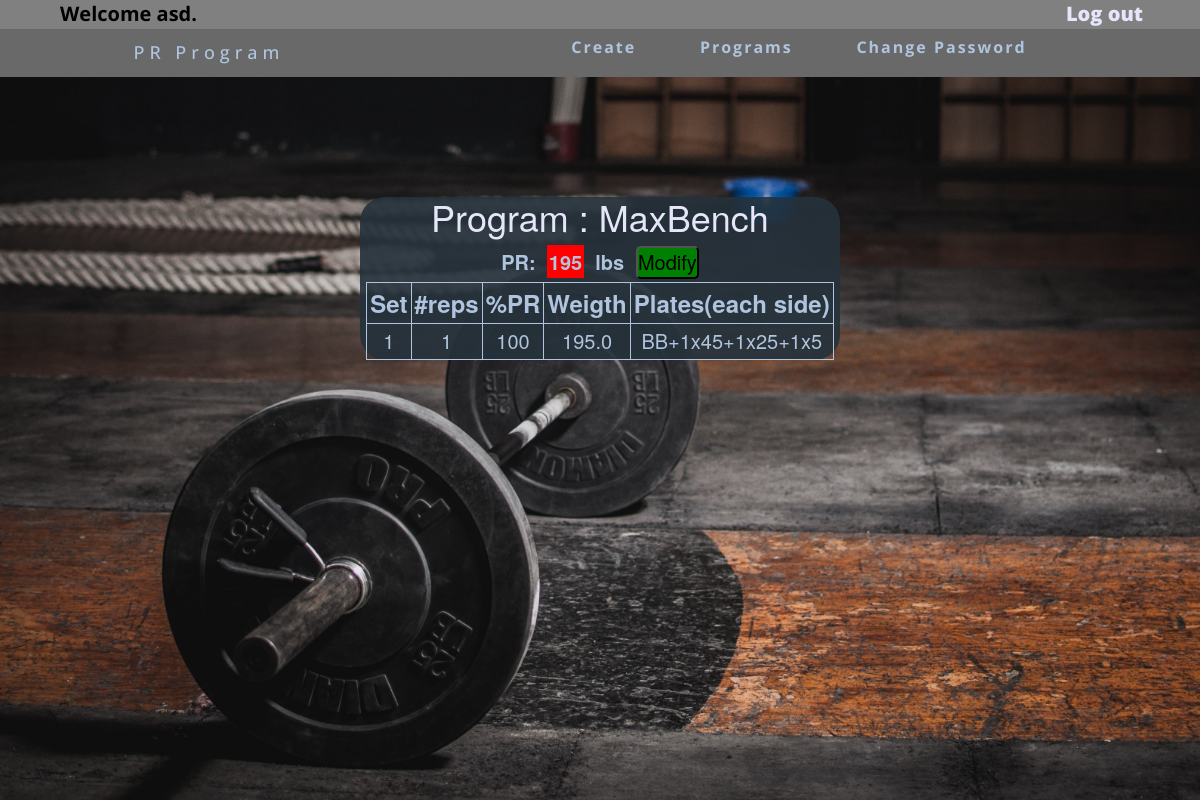
Screenshot of /view/MaxBench (signed in) with the database file from the repository.
### app.py (models this page shows)
class UserData(db.Model):
    id = db.Column(db.Integer, primary_key=True)
    username = db.Column(db.String(50))
    password = db.Column(db.String(50))

class ProgramData(db.Model):
    id = db.Column(db.Integer, primary_key=True)
    username = db.Column(db.String(50), default="null")
    name = db.Column(db.String(50), default="null")
    pr = db.Column(db.Integer, default=0)
    reps1 = db.Column(db.Integer, default=0)
    percent1 = db.Column(db.Integer, default=0)
    reps2 = db.Column(db.Integer, default=0)
    percent2 = db.Column(db.Integer, default=0)
    reps3 = db.Column(db.Integer, default=0)
    percent3 = db.Column(db.Integer, default=0)
    reps4 = db.Column(db.Integer, default=0)
    percent4 = db.Column(db.Integer, default=0)
    reps5 = db.Column(db.Integer, default=0)
    percent5 = db.Column(db.Integer, default=0)
    reps6 = db.Column(db.Integer, default=0)
    percent6 = db.Column(db.Integer, default=0)
    reps7 = db.Column(db.Integer, default=0)
    percent7 = db.Column(db.Integer, default=0)
    reps8 = db.Column(db.Integer, default=0)
    percent8 = db.Column(db.Integer, default=0)
    reps9 = db.Column(db.Integer, default=0)
    percent9 = db.Column(db.Integer, default=0)
    reps10 = db.Column(db.Integer, default=0)
    percent10 = db.Column(db.Integer, default=0)
    reps11 = db.Column(db.Integer, default=0)
    percent11 = db.Column(db.Integer, default=0)
    reps12 = db.Column(db.Integer, default=0)
    percent12 = db.Column(db.Integer, default=0)
    reps13 = db.Column(db.Integer, default=0)
    percent13 = db.Column(db.Integer, default=0)
    reps14 = db.Column(db.Integer, default=0)
    percent14 = db.Column(db.Integer, default=0)
    reps15 = db.Column(db.Integer, default=0)
    percent15 = db.Column(db.Integer, default=0)
    reps16 = db.Column(db.Integer, default=0)
    percent16 = db.Column(db.Integer, default=0)
    reps17 = db.Column(db.Integer, default=0)
    percent17 = db.Column(db.Integer, default=0)
    reps18 = db.Column(db.Integer, default=0)
    percent18 = db.Column(db.Integer, default=0)
    reps19 = db.Column(db.Integer, default=0)
    percent19 = db.Column(db.Integer, default=0)
    reps20 = db.Column(db.Integer, default=0)
    percent20 = db.Column(db.Integer, default=0)

### app.py (the view)
@app.route('/view/<name>')
@login_required
def view(name):
    connection = sqlite3.connect('data/site.db')
    cur = connection.cursor()
    programInfo = []
    programSets = []
    setsRepsPr = []
    percent = []
    plates = []
    barbell = 45
    jumpStart = 0
    jumpEnd = 2
    weight = []
    for row in cur.execute('SELECT * FROM program_data'):
        if row[2] == name:
            programData = row
    for x in programData:
        if x != 0:
            programInfo.append(x)
            programSets.append(x)
    numberPrPercent = 0
    numberSets = 0
    for p in range(4):
        programSets.remove(programSets[0])
    for j in programSets:
        numberPrPercent = numberPrPercent + 1
        numberSets = int(numberPrPercent / 2)
    if len(programSets) != 2:
        for x in range(numberSets):
            setsRepsPr.append(programSets[jumpStart:jumpEnd])
            jumpStart = jumpStart + 2
            jumpEnd = jumpEnd + 2
            if jumpEnd == len(programSets):
                setsRepsPr.append(programSets[jumpStart:])
        for x in range(1, len(programSets), 2):
            percent.append(programSets[x])
    else:
        setsRepsPr.append(programSets)
        percent.append(programSets[1])
    for x in range(numberSets):
        PR = programData[3]
        weightRow = (percent[x] / 100) * PR
        weightRow = round(weightRow, 2)
        weight.append(weightRow)
        numberPlates45 = 0
        numberPlates35 = 0
        numberPlates25 = 0
        numberPlates10 = 0
        numberPlates5 = 0
        numberPlates2p5 = 0
        str45 = ""
        str35 = ""
        str25 = ""
        str10 = ""
        str5 = ""
        str2p5 = ""
        if (weightRow - barbell > 0):
            weightSide = (weightRow - barbell) / 2
            if weightSide / 45 >= 1:
                numberPlates45 = math.floor(weightSide / 45)
                weightSide = weightSide - (numberPlates45 * 45)
                str45 = "+" + str(numberPlates45) + "x45"
            if weightSide / 35 >= 1:
                numberPlates35 = math.floor(weightSide / 35)
                weightSide = weightSide - (numberPlates35 * 35)
                str35 = "+" + str(numberPlates35) + "x35"
            if weightSide / 25 >= 1:
                numberPlates25 = math.floor(weightSide / 25)
                weightSide = weightSide - (numberPlates25 * 25)
                str25 = "+" + str(numberPlates25) + "x25"
            if weightSide / 10 >= 1:
                numberPlates10 = math.floor(weightSide / 10)
                weightSide = weightSide - (numberPlates10 * 10)
                str10 = "+" + str(numberPlates10) + "x10"
            if weightSide / 5 >= 1:
                numberPlates5 = math.floor(weightSide / 5)
                weightSide = weightSide - (numberPlates5 * 5)
                str5 = "+" + str(numberPlates5) + "x5"
            if weightSide / 2.5 >= 1:
                numberPlates2p5 = math.floor(weightSide / 2.5)
                weightSide = weightSide - (numberPlates2p5 * 2.5)
                str2p5 = "+" + str(numberPlates2p5) + "x2.5"
            platesRow = "BB" + str45 + str35 + str25 + str10 + str5 + str2p5
            plates.append(platesRow)
        else:
            plates.append("You can't even lift the barbell")
    return render_template('view.html', name=name, data=programInfo, setNumber=numberSets, setProgram=programSets,
                           rowRepsPr=setsRepsPr, weightData=weight, platesData=plates)

### app.py (called while the page is built)
@login_manager.user_loader
def load_user(user_id):
    user = find_user(user_id)
    if user:
        user.password = None
    return user

def find_user(username):
    connection = sqlite3.connect('data/site.db')
    cur = connection.cursor()
    for row in cur.execute("SELECT username, password from user_data"):
        if not row:
            continue
        if username == row[0]:
            return User(row[0], row[1])
    return None

### templates/view.html (shortened to what this page needs)
{% extends 'base.html' %}
{% block content %}
<div class="home">
    <h1>Program : {{name}}</h1>
    <label class="view">PR: &nbsp;<span>{{data[3]}}</span>&nbsp; lbs</label> &nbsp;
    <a href="/modifyPR/{{name}}"><button class="modifyPR">Modify</button></a>
    <table class="view" border="1">
        <tr>
            <th>Set</th>
            <th>#reps</th>
            <th>%PR</th>
            <th>Weigth</th>
            <th>Plates(each side)</th>
        </tr>
        {% for x in range(setNumber) %}
        <tr>
            <td>{{x+1}}</td>
            {% for y in rowRepsPr[x] %}
            <td>{{y}}</td>
            {% endfor %}
            <td>{{weightData[x]}}</td>
            <td>{{platesData[x]}}</td>
        </tr>
        {% endfor %}
    </table>
</div>
{% endblock %}

### templates/base.html (shortened to what this page needs)
<!DOCTYPE html>
<html lang="en">
<head>
    <link rel="stylesheet" type="text/css" href="{{url_for('static', filename='style.css')}}">
    <link rel="stylesheet" href="https://maxcdn.bootstrapcdn.com/bootstrap/3.3.7/css/bootstrap.min.css">
</head>
<body>
<div class="background">
    <header class="login123">
        {% if current_user.is_authenticated %}
        <p>Welcome {{ current_user.id }}.<span class="logout"><a href="/logout">Log out</a></span></p>
        {% endif %}
    </header>
    <nav class="mynavbar">
        <div class="logo">
            <a href="/"><h4>PR Program</h4></a>
        </div>
        <ul class="navlinks">
            {% if current_user.is_authenticated %}
            <li>
                <a href="/create">Create</a>
                <a href="/programs">Programs</a>
                <a href="/changepassword">Change Password</a>
            </li>
            {% endif %}
        </ul>
    </nav>
    {% block content %}{% endblock %}
</div>
</body>
</html>

### static/style.css (style rules this page uses)
* { margin: 0px; padding: 0px; box-sizing: border-box; }
p, h1 { font-family: 'Open Sans', sans-serif; color: gainsboro; }
h1 { margin: 10px; }
p { font-size: 20px }
body, html { height: 100%; background-color: dimgrey; }
.background { background-image: url("/static/background.jpg"); background-position: center; background-repeat: no-repeat; background-size: cover; height: 100%; }
nav.mynavbar { display: flex; justify-content: space-around; align-items: center; min-height: 6vh; font-family: 'Open Sans', sans-serif; background-color: dimgray; }
.logo a { color: lightsteelblue; letter-spacing: 5px; font-size: 25px; text-decoration: none; }
.navlinks { display: flex; }
.navlinks li { list-style: none; }
.navlinks a { color: lightsteelblue; text-decoration: none; letter-spacing: 2px; font-weight: bold; font-size: 16px; font-family: 'Open Sans', sans-serif; padding-right: 40px; padding-left: 20px; }
.home { margin: auto; margin-top: 10%; width: 40%; padding: 0; text-align: center; background: rgba(37, 49, 59, 0.9); border-radius: 25px; }
.home h1 { color: lavender; }
.login123 p { width: 100%; text-align: left; background-color: grey; color: black; padding-left: 5%; font-weight: bolder; text-decoration: none; margin: 0; font-size: 20px; }
.logout a { float: right; font-weight: bolder; color: lavender; margin-right: 5%; text-decoration: none; }
.view { font-size: 20px; color: lightsteelblue; }
.view span { background-color: red; padding: 2px; }
table.view { border-radius: 15px; border-color: lightsteelblue; color: lightsteelblue; margin: auto; }
table.view th { padding: 3px; font-size: larger; text-align: center; }
table.view td { padding: 3px; }
.modifyPR { color: black; background-color: green; font-size: 20px; border-radius: 5px; }

### rows the page displays
UserData: id "asd"
ProgramData: name "MaxBench", pr "195"

### other values shown
{{ x+1 }} "1"
{{ y }} "1" "100"
{{ weightData[x] }} "195.0"
{{ platesData[x] }} "BB+1x45+1x25+1x5"
